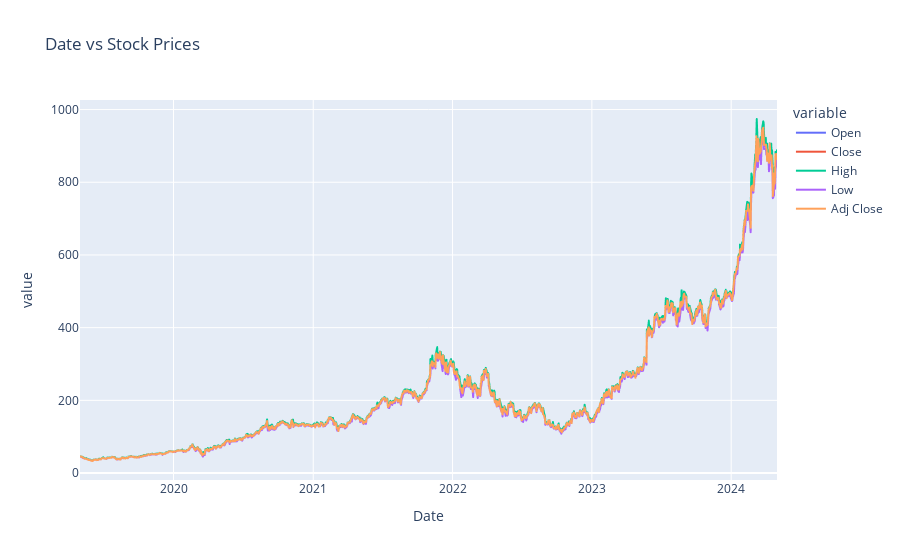

Here is the notebook cell this chart was saved with:
### Code cell
fig = px.line(df_nvidia, x = 'Date', y=['Open', 'Close', 'High', 'Low', 'Adj Close'], title = 'Date vs Stock Prices')
fig.show()
# I think the safest thing to do is focus on Adj Close as the major factor of prediction for now

### Figure 1 — Plotly figure (JSON) as saved in the notebook; plotly's stock layout.template omitted (floating-point values rounded to 4 significant figures; data arrays with more than 128 entries replaced by an {"elided": "..."} marker saying what was removed)
{"data": [{"hovertemplate": "variable=Open<br>Date=%{x}<br>value=%{y}<extra></extra>", "legendgroup": "Open", "line": {"color": "#636efa", "dash": "solid"}, "marker": {"symbol": "circle"}, "mode": "lines", "name": "Open", "showlegend": true, "type": "scattergl", "x": {"elided": "1259 str values"}, "xaxis": "x", "y": {"elided": "1259 float values"}, "yaxis": "y"}, {"hovertemplate": "variable=Close<br>Date=%{x}<br>value=%{y}<extra></extra>", "legendgroup": "Close", "line": {"color": "#EF553B", "dash": "solid"}, "marker": {"symbol": "circle"}, "mode": "lines", "name": "Close", "showlegend": true, "type": "scattergl", "x": {"elided": "1259 str values"}, "xaxis": "x", "y": {"elided": "1259 float values"}, "yaxis": "y"}, {"hovertemplate": "variable=High<br>Date=%{x}<br>value=%{y}<extra></extra>", "legendgroup": "High", "line": {"color": "#00cc96", "dash": "solid"}, "marker": {"symbol": "circle"}, "mode": "lines", "name": "High", "showlegend": true, "type": "scattergl", "x": {"elided": "1259 str values"}, "xaxis": "x", "y": {"elided": "1259 float values"}, "yaxis": "y"}, {"hovertemplate": "variable=Low<br>Date=%{x}<br>value=%{y}<extra></extra>", "legendgroup": "Low", "line": {"color": "#ab63fa", "dash": "solid"}, "marker": {"symbol": "circle"}, "mode": "lines", "name": "Low", "showlegend": true, "type": "scattergl", "x": {"elided": "1259 str values"}, "xaxis": "x", "y": {"elided": "1259 float values"}, "yaxis": "y"}, {"hovertemplate": "variable=Adj Close<br>Date=%{x}<br>value=%{y}<extra></extra>", "legendgroup": "Adj Close", "line": {"color": "#FFA15A", "dash": "solid"}, "marker": {"symbol": "circle"}, "mode": "lines", "name": "Adj Close", "showlegend": true, "type": "scattergl", "x": {"elided": "1259 str values"}, "xaxis": "x", "y": {"elided": "1259 float values"}, "yaxis": "y"}], "layout": {"legend": {"title": {"text": "variable"}, "tracegroupgap": 0}, "title": {"text": "Date vs Stock Prices"}, "xaxis": {"anchor": "y", "domain": [0, 1], "title": {"text": "Date"}}, "yaxis": {"anchor": "x", "domain": [0, 1], "title": {"text": "value"}}}}
